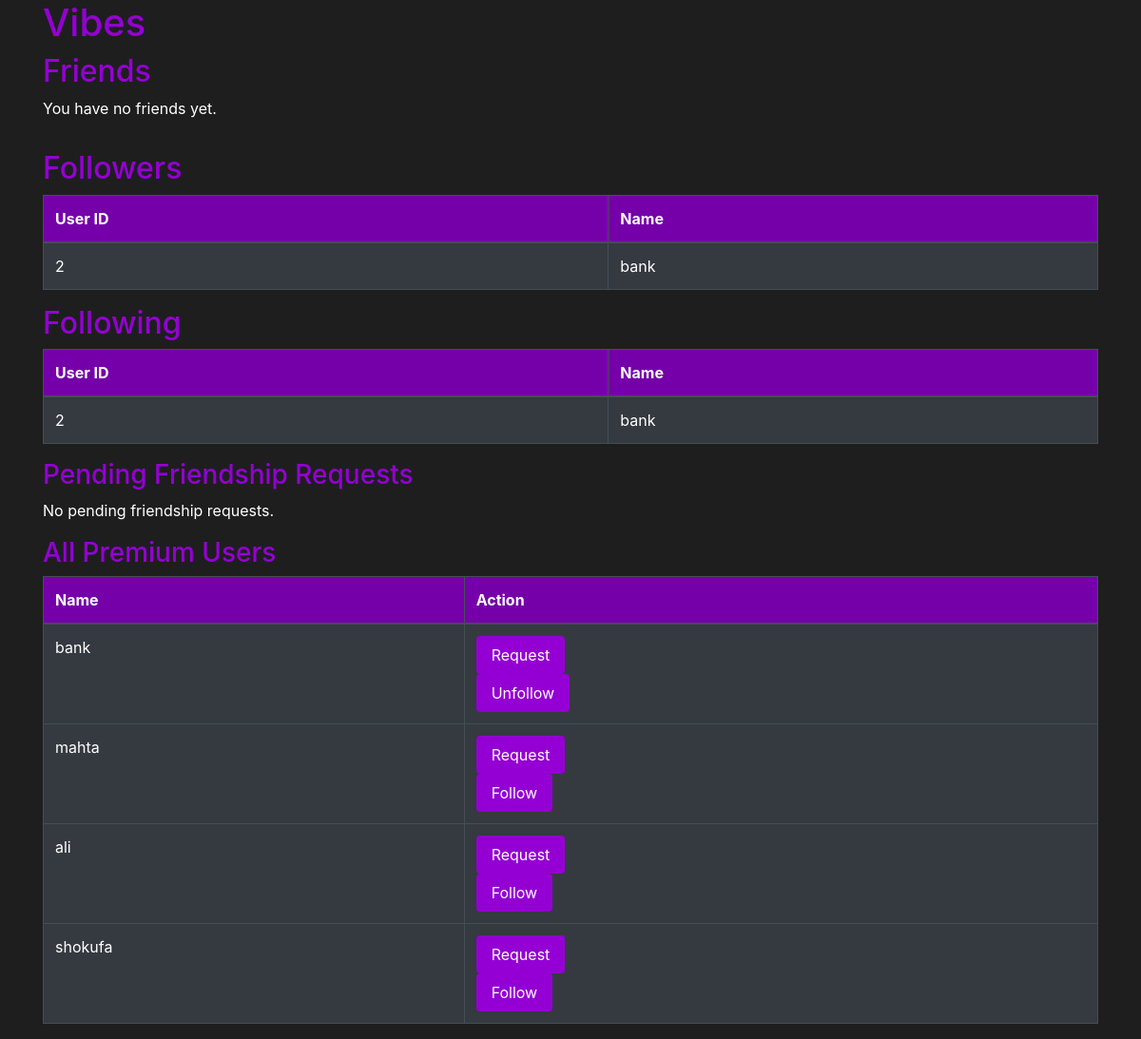
/follows (signed in), run on the app's committed database.
### tables this page shows
CREATE TABLE USERS (
            user_id TEXT PRIMARY KEY,
            name TEXT,
            email TEXT,
            city TEXT,
            country TEXT,
            phone TEXT,
            age INTEGER CHECK(age >= 9 AND age <= 120),
            password TEXT,
            balance INTEGER DEFAULT 0,
            is_artist BOOLEAN DEFAULT 0,
            is_premium BOOLEAN DEFAULT 0
        );

### app.py (the view, shortened to what this page needs)
@app.route('/follows', methods=['GET', 'POST'])
def follows():
    user_id = session.get('user_id')
    if not user_id:
        return redirect(url_for('login'))
    conn = sqlite3.connect("database.db")
    cursor = conn.cursor()
    try:
        cursor.execute("""
            SELECT u.user_id, u.name FROM USERS u
            JOIN FOLLOWS f ON u.user_id = f.user_id1
            WHERE f.user_id2 = ?
        """, (user_id,))
        followers = cursor.fetchall()
        cursor.execute("""
            SELECT u.user_id, u.name FROM USERS u
            JOIN FOLLOWS f ON u.user_id = f.user_id2
            WHERE f.user_id1 = ?
        """, (user_id,))
        following = cursor.fetchall()
        cursor.execute("""
        SELECT u.user_id, u.name FROM USERS u
        JOIN FRIENDS f ON u.user_id = f.friend_id
        WHERE f.user_id = ?
    """, (user_id,))
        friends = cursor.fetchall()
        cursor.execute("""
            SELECT u.user_id, u.name FROM USERS u
            JOIN friendship_requests f ON u.user_id = f.sender_id
            WHERE f.receiver_id = ?
        """, (user_id,))
        pending_requests = cursor.fetchall()
        cursor.execute("""
            SELECT user_id, name FROM USERS
            WHERE user_id != ? AND is_premium = 1
        """, (user_id,))
        all_users = cursor.fetchall()
        cursor.execute("""
            SELECT u.user_id FROM USERS u
            JOIN FRIENDS f ON u.user_id = f.friend_id
            WHERE f.user_id = ?
        """, (user_id,))
        friends_set = {row[0] for row in cursor.fetchall()}
    finally:
        conn.close()
    following_set = {follow[0] for follow in following}
    return render_template('follows.html', followers=followers, following=following, all_users=all_users,
                           following_set=following_set, friends=friends, pending_requests=pending_requests, friends_set=friends_set)

### templates/follows.html (shortened to what this page needs)
<!DOCTYPE html>
<html>
  <head>
    <link
      rel="stylesheet"
      href="https://stackpath.bootstrapcdn.com/bootstrap/4.5.2/css/bootstrap.min.css"
    />
  </head>
  <body>
    <div class="container">
      <h1>Vibes</h1>
      <h2>Friends</h2>
      <table class="table table-dark">
        {% if friends %}
        <thead>
          <tr>
            <th>Name</th>
            <th>Action</th>
          </tr>
        </thead>
        <tbody>
          {% for friend in friends %}
          <tr>
            <td>{{ friend[1] }}</td>
            <td>
              <form action="{{ url_for('chat') }}" method="get">
                <input type="hidden" name="friend_id" value="{{ friend[0] }}">
                <button type="submit" class="btn btn-primary btn-custom">Chat</button>
              </form>
            </td>
          </tr>
          {% endfor %}
        </tbody>
        {% else %}
        <p>You have no friends yet.</p>
        {% endif %}
      </table>
      <h2>Followers</h2>
      <table class="table table-dark">
        <thead>
          <tr>
            <th>User ID</th>
            <th>Name</th>
          </tr>
        </thead>
        <tbody>
          {% for follower in followers %}
          <tr>
            <td>{{ follower[0] }}</td>
            <td>{{ follower[1] }}</td>
          </tr>
          {% endfor %}
        </tbody>
      </table>
      <h2>Following</h2>
      <table class="table table-dark">
        <thead>
          <tr>
            <th>User ID</th>
            <th>Name</th>
          </tr>
        </thead>
        <tbody>
          {% for follow in following %}
          <tr>
            <td>{{ follow[0] }}</td>
            <td>{{ follow[1] }}</td>
          </tr>
          {% endfor %}
        </tbody>
      </table>
      <h3>Pending Friendship Requests</h3>
      {% if pending_requests %}
      <table class="table table-dark">
        <thead>
          <tr>
            <th>Name</th>
            <th>Action</th>
          </tr>
        </thead>
        <tbody>
          {% for request in pending_requests %}
          <tr>
            <td>{{ request[1] }}</td>
            <td>
              <form
                action="{{ url_for('accept_friendship_request') }}"
                method="post"
              >
                <input type="hidden" name="sender_id" value="{{ request[0] }}" />
                <button type="submit" class="btn btn-success btn-custom">
                  Accept
                </button>
              </form>
              <form
                action="{{ url_for('decline_friendship_request') }}"
                method="post"
              >
                <input type="hidden" name="sender_id" value="{{ request[0] }}" />
                <button type="submit" class="btn btn-danger btn-custom">
                  Decline
                </button>
              </form>
            </td>
          </tr>
          {% endfor %}
        </tbody>
      </table>
      {% else %}
      <p>No pending friendship requests.</p>
      {% endif %}
      <h3>All Premium Users</h3>
      {% if all_users %}
      <table class="table table-dark">
        <thead>
          <tr>
            <th>Name</th>
            <th>Action</th>
          </tr>
        </thead>
        <tbody>
          {% for user in all_users %}
          <tr>
            <td>{{ user[1] }}</td>
            <td>
              {% if user[0] in friends_set %}
              <button disabled class="btn btn-secondary btn-custom">
                Friend
              </button>
              {% elif user[0] in pending_requests %}
              <button disabled class="btn btn-warning btn-custom">
                Requested
              </button>
              {% else %}
              <form
                action="{{ url_for('send_friendship_request') }}"
                method="post"
                class="friend-request-form"
                data-user-id="{{ user[0] }}"
              >
                <button type="submit" class="btn btn-primary btn-custom">
                  Request
                </button>
              </form>
              {% endif %}
              {% if user[0] in following_set %}
              <form action="{{ url_for('follows') }}" method="post">
                <button type="submit" class="btn btn-danger btn-custom">
                  Unfollow
                </button>
              </form>
              {% else %}
              <form action="{{ url_for('follows') }}" method="post">
                <button type="submit" class="btn btn-success btn-custom">
                  Follow
                </button>
              </form>
              {% endif %}
            </td>
          </tr>
          {% endfor %}
        </tbody>
      </table>
      {% else %}
      <p>No premium users found.</p>
      {% endif %}
    </div>
  </body>
</html>

### templates/follows.html (style rules this page uses)
body { background-color: #1e1e1f; color: #ffffff; display: flex; justify-content: center; align-items: center; border-radius: 5px; }
h1, h2, h3 { color: #9400d3; }
.btn-custom { background-color: #9400d3; color: #ffffff; border: none; padding: 8px 16px; margin-right: 5px; }
table { width: 100%; margin-bottom: 20px; border-collapse: collapse; }
th, td { border: 1px solid #9400d3; padding: 10px; text-align: left; }
th { background-color: #7500a9; }

### data on the page
USERS: user_id "2", name "bank"
USERS: name "mahta"
USERS: name "ali"
USERS: name "shokufa"
